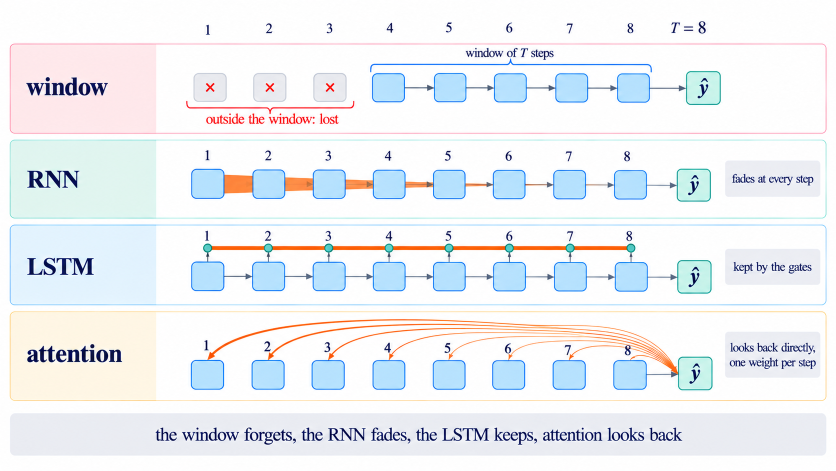
#> input picture sessions/05_sequences/figures/s05_f10_summary_original.png, 1672 x 941 px (shown at 1/2 size)
$ python fix_s05_f10_summary.py s05_f10_summary_original.png s05_f10_summary.png
#> lines starting #> are read from the running program, lines starting #| are printed output that depends on the picture; after the words box and inside, x2 and y2 are one past the last pixel; in counts of white or black regions, pixels touching at a corner belong together
"""Fix S05-F10 (generated image).

1. Remove the "T = 8" label above the step axis: in the deck T is the window length
   (slide 9), and the window row says "window of T steps" around 5 steps.
2. Reverse the RNN ribbon. Read as "how much each step weighs in y-hat", the ribbon must be
   thin at step 1 and thick at step 8: the gradient dL/dx_t is large near T and fades toward
   step 1 (same shape as F03 and animation A01). The note becomes "recent steps dominate".

Usage: python fix_s05_f10_summary.py s05_f10_summary_original.png s05_f10_summary.png
"""
import sys
import numpy as np
from PIL import Image, ImageDraw, ImageFont

src, dst = sys.argv[1], sys.argv[2]
a = np.asarray(Image.open(src).convert('RGB')).copy()
#> a is the input picture: shape (941, 1672, 3); mean R, G, B 237.2, 240, 243.4
assert a.shape[:2] == (941, 1672), a.shape

# 1 · "T = 8", on the white background above the first panel
a[36:74, 1336:1418] = 254
#> a: shape (941, 1672, 3); 0.16% of pixels changed, all inside (x1, y1, x2, y2) = (1336, 36, 1418, 74)

# 2 · RNN row (second panel): boxes measured on the image, 8 boxes, ribbon centred at y = 368
BOXES = [(383, 448), (505, 569), (626, 690), (746, 810), (866, 930), (986, 1050), (1107, 1171), (1228, 1292)]
YC, Y0, Y1 = 368, 342, 394                     # ribbon centre; band to clean between the boxes
ORANGE, GRAY = (250, 134, 62), (95, 108, 128)      # ORANGE sampled from the original ribbon
gaps = [(BOXES[i][1] + 2, BOXES[i + 1][0] - 2) for i in range(7)]
for x0, x1 in gaps:                            # erase the old ribbon and the arrows under it
    a[Y0:Y1, x0:x1 + 1] = 254
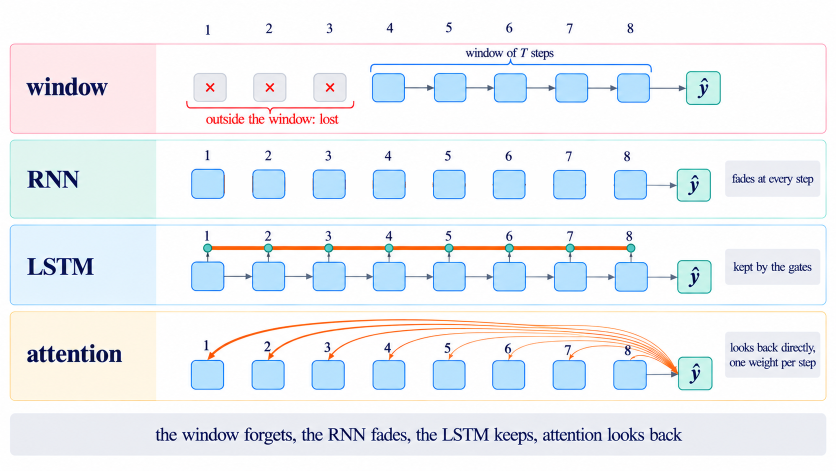
#> a: shape (941, 1672, 3) (shown at 1/2 size); mean R, G, B 237.3, 240.4, 244

im = Image.fromarray(a)
d = ImageDraw.Draw(im)
xa, xb = BOXES[0][1], BOXES[-1][0]             # ribbon runs from step 1 to step 8
t_min, t_max = 2.0, 36.0                       # thickness in px at step 1 and at step 8
def half(x):
    return (t_min + (t_max - t_min) * (x - xa) / (xb - xa)) / 2
for x0, x1 in gaps:                            # tapered ribbon, drawn only between the boxes
    d.polygon([(x0, YC - half(x0)), (x1, YC - half(x1)), (x1, YC + half(x1)), (x0, YC + half(x0))],
              fill=ORANGE)
for x0, x1 in gaps:                            # the recurrence arrows, on top of the ribbon
    d.line([(x0, YC), (x1 - 9, YC)], fill=GRAY, width=2)
    d.polygon([(x1 - 11, YC - 6), (x1 - 11, YC + 6), (x1, YC)], fill=GRAY)

# note: "fades at every step" -> "recent steps dominate"
note_bg = tuple(int(c) for c in a[360, 1460])
#> note_bg = (234, 236, 242)
d.rectangle([1456, 340, 1634, 378], fill=note_bg)
font = ImageFont.truetype('/usr/share/texmf/fonts/opentype/public/tex-gyre/texgyretermes-regular.otf', 21)
text = 'recent steps dominate'
w = d.textlength(text, font=font)
#> w = 181.7
d.text((1545 - w / 2, 359), text, font=font, fill=(20, 33, 61), anchor='lm')

im.save(dst)
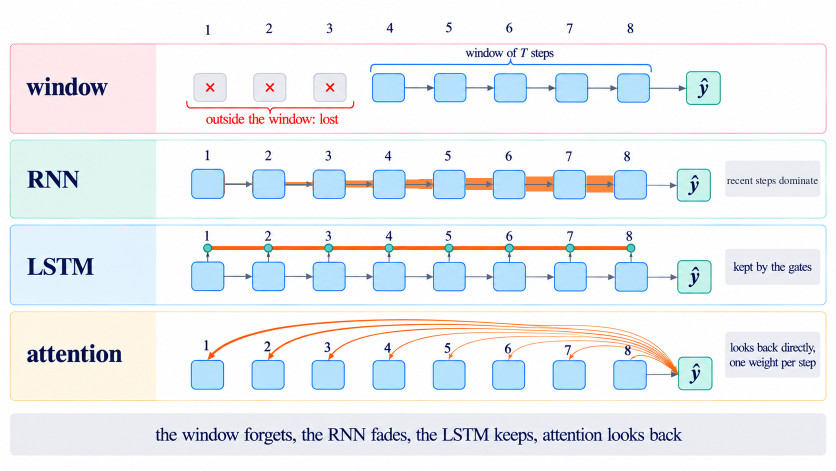
#> saved as s05_f10_summary.png: PIL image 1672x941 RGB (shown at 1/2 size); mean R, G, B 237.2, 239.9, 243.2
print('saved', dst)

$ run again, with sessions/05_sequences/figures/s05_f02_windows_split.png copied over sessions/05_sequences/figures/s05_f10_summary_original.png
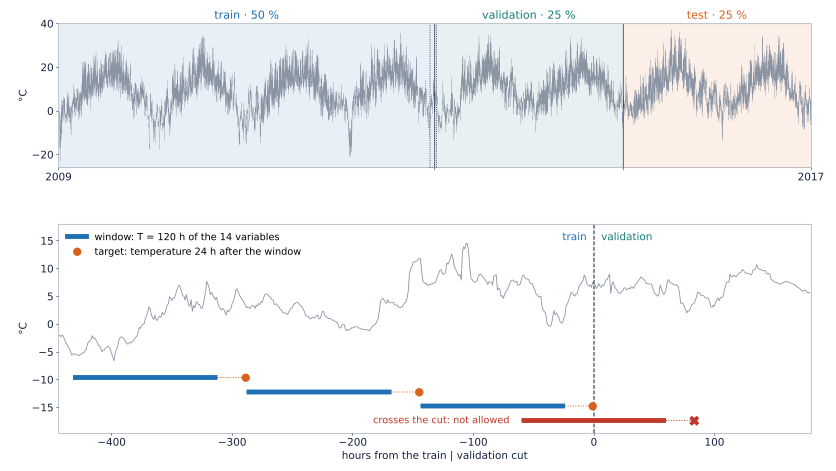
#> input picture sessions/05_sequences/figures/s05_f02_windows_split.png, 1672 x 941 px (shown at 1/2 size)
#> note_bg = (255, 255, 255)
#> w = 181.7
#> `im.save(dst)`:
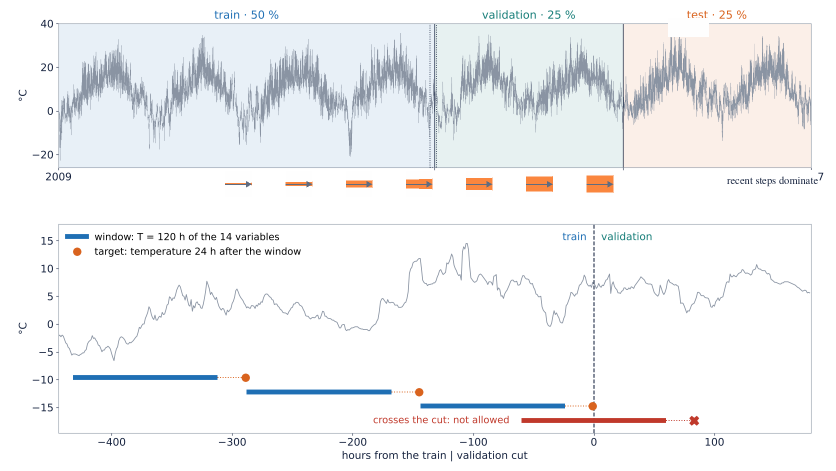
#> saved as s05_f10_summary.png: PIL image 1672x941 RGB (shown at 1/2 size); mean R, G, B 241.6, 242.7, 244

$ run again, with sessions/05_sequences/figures/s05_f03_rnn_gradient_time.png copied over sessions/05_sequences/figures/s05_f10_summary_original.png
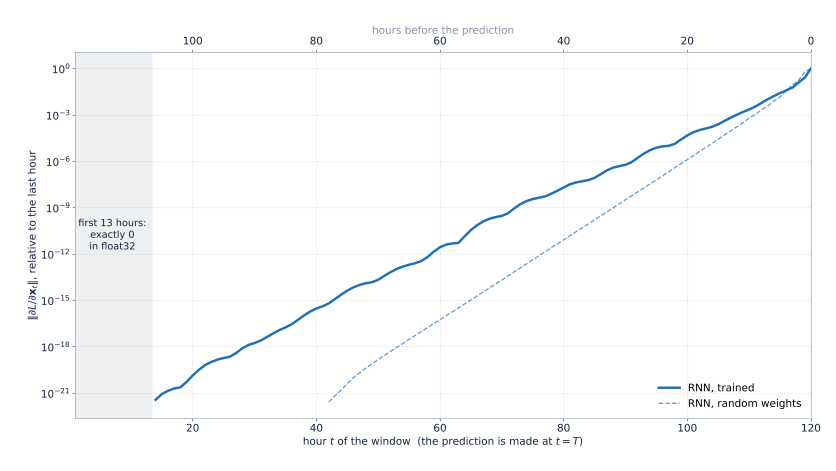
#> input picture sessions/05_sequences/figures/s05_f03_rnn_gradient_time.png, 1672 x 941 px (shown at 1/2 size)
#> note_bg = (255, 255, 255)
#> w = 181.7
#> `im.save(dst)`:
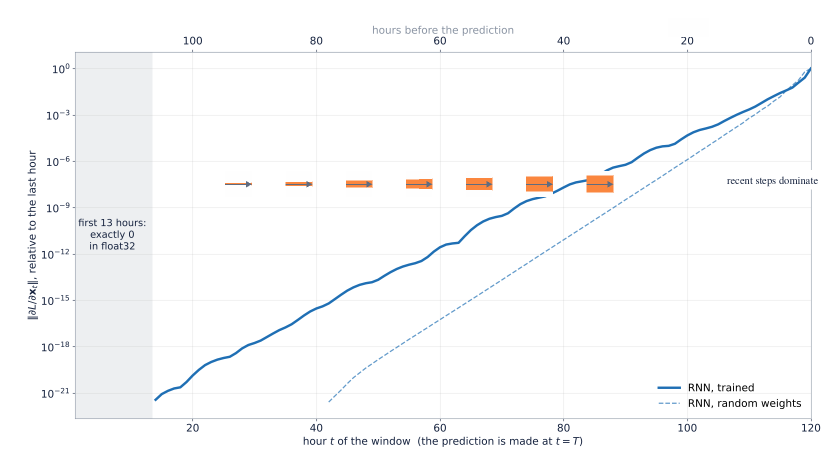
#> saved as s05_f10_summary.png: PIL image 1672x941 RGB (shown at 1/2 size); mean R, G, B 250.1, 250.3, 250.8
